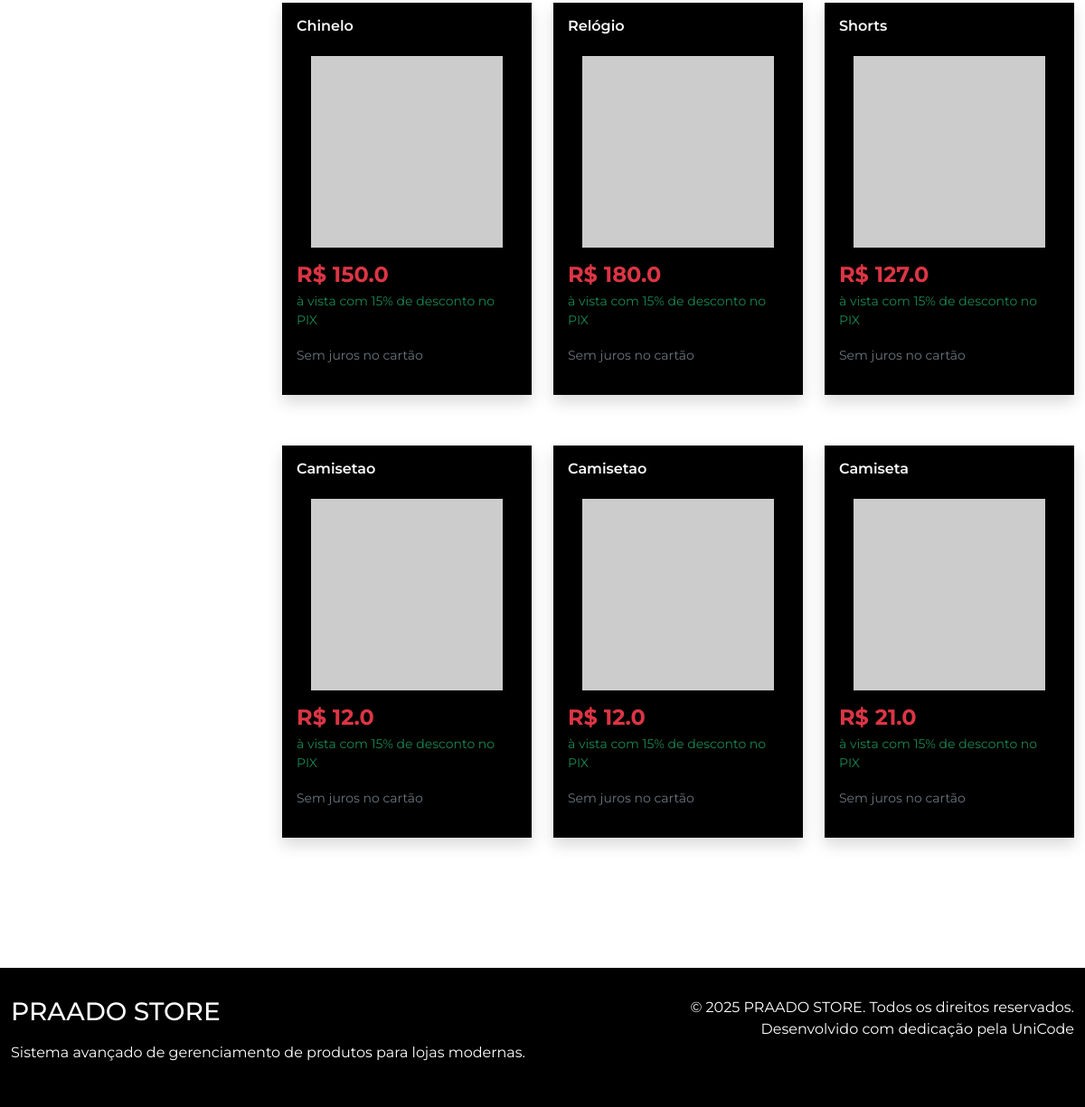
The page /catalogo (lower part) on the database as committed earlier.
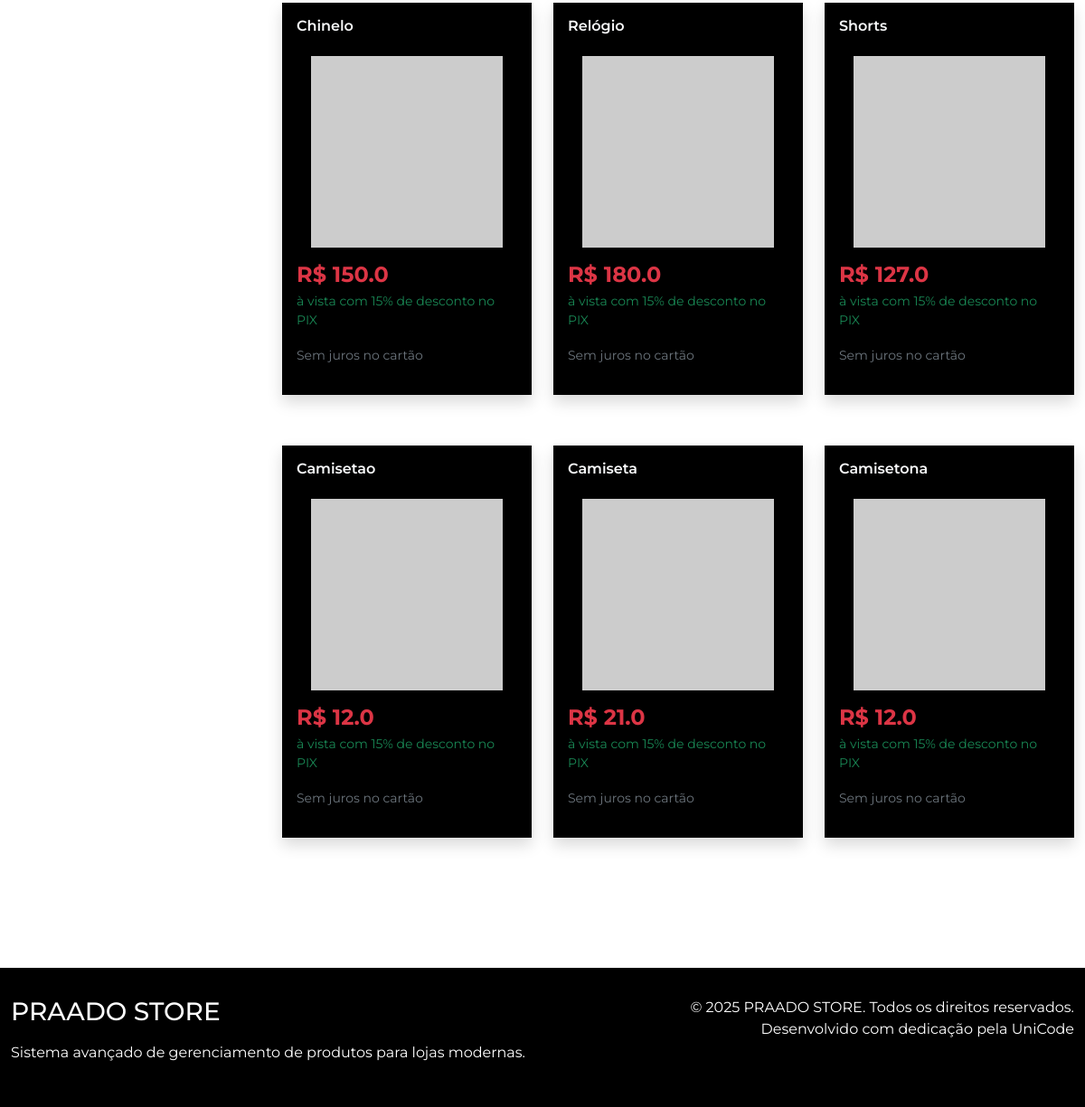
The same page on the database as committed later.
### tables this page shows
CREATE TABLE produtos (
            id INTEGER PRIMARY KEY AUTOINCREMENT,
            nome TEXT NOT NULL,
            descricao TEXT,
            preco REAL NOT NULL,
            quantidade INTEGER NOT NULL,
            data_cadastro TEXT NOT NULL
        , Categoria TEXT, image_url TEXT DEFAULT 'https://placehold.co/400x400?text=Sem+Imagem', tamanhos TEXT);

### app.py (the view)
@app.route('/catalogo')
def catalogo():
    conn = get_db_connection()
    produtos = conn.execute('SELECT * FROM produtos').fetchall()
    categorias  = conn.execute('SELECT * FROM categorias').fetchall()
    precoMaximo = conn.execute('SELECT MAX(preco) FROM produtos').fetchone()
    if precoMaximo and precoMaximo[0] is not None:
            maior_preco = precoMaximo[0]
    conn.close()
    return render_template('catalogo.html',produtos = produtos, categorias = categorias , maior_preco = maior_preco )

### app.py (called while the page is built)
def get_db_connection():
    conn = sqlite3.connect(DATABASE)
    conn.row_factory = sqlite3.Row  # Para acessar colunas pelo nome
    return conn

### templates/catalogo.html (shortened to what this page needs)
{% extends 'base.html' %}
{% block content %}
<body>
    <div class="container py-5">
        <div class="row g-4">
            <aside class="col-12 col-lg-3">
            </aside>
            <main class="col-12 col-lg-9">
                <div class="row row-cols-1 row-cols-sm-2 row-cols-xl-3 g-4" id="product-grid">
                    {% for produto in produtos %}
                    <a class ='product-card' href="{{ url_for('visualizar_produto_cliente',  id=produto['id'])}}" data-preco={{produto.preco}} data-categoria= {{produto.Categoria}}>
                        <div class="col" data-preco={{produto.preco}} data-categoria= {{produto.Categoria}} >
                            <div class="card h-100 bg-black text-white shadow border-secondary">
                                <div class="card-body d-flex flex-column">
                                    <h2 class="card-title fs-6 fw-semibold text-light">{{ produto.nome }}</h2>
                                    <div class="mt-auto">
                                        <img src= {{ produto.image_url }} class="card-img-top p-3" alt={{ produto.name }}>
                                        <p class="h4 fw-bold text-danger mb-1">R$ {{ produto.preco }}</p>
                                        <p class="text-success small">à vista com 15% de desconto no PIX</p>
                                        <p class="text-secondary"><small>Sem juros no cartão</small></p>
                                    </div>
                                </div>
                            </div>
                        </div>
                    </a>
                    {% endfor %}
                </div>
            </main>
        </div>
    </div>
</html>
{% endblock %}

### templates/base.html (shortened to what this page needs)
<!DOCTYPE html>
<html lang="pt-br">
<head>
    <link href="https://cdn.jsdelivr.net/npm/bootstrap@5.3.0/dist/css/bootstrap.min.css" rel="stylesheet">
    <link rel="stylesheet" href="https://cdnjs.cloudflare.com/ajax/libs/font-awesome/6.4.0/css/all.min.css">
</head>
<body>
    <main>
        {% block content %}{% endblock %}
    <footer class="footer">
        <div class="container">
            <div class="row">
                <div class="col-md-6">
                    <div class="logo mb-3">
                        <h3 class="mb-0">PRAADO STORE</h3>
                    </div>
                    <p>Sistema avançado de gerenciamento de produtos para lojas modernas.</p>
                </div>
                <div class="col-md-6 text-md-end">
                    <p class="mb-0">&copy; 2025 PRAADO STORE. Todos os direitos reservados.</p>
                    <p>Desenvolvido com dedicação pela UniCode</p>
                </div>
            </div>
        </div>
    </footer>
</body>
</html>

### templates/base.html (style rules this page uses)
:root { --primary-color: #000000; --secondary-color: #ffffff; --accent-color: #f5f5f5; --text-color: #212529; --muted-color: #6c757d; --border-color: #dee2e6; }
body { font-family: 'Montserrat', sans-serif; background-color: var(--secondary-color); color: var(--text-color); }
.card { border: none; border-radius: 0; box-shadow: 0 4px 6px rgba(0, 0, 0, 0.1); margin-bottom: 2rem; }
.footer { background-color: var(--primary-color); color: var(--secondary-color); padding: 2rem 0; margin-top: 4rem; }
.logo { display: flex; align-items: left; justify-content: left; }
.product-card { text-decoration: none; color: inherit; }
.container { max-width: 1260px; }

Rows that differ between the two databases and show on the page:
removed produtos: nome "Camisetao", preco "12.0"
added produtos: nome "Camisetona", preco "12.0"
